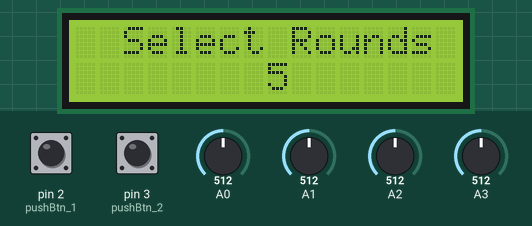
This sketch was run on a simulated Arduino Uno, built with avr-gcc and run on an emulated ATmega328P. Parts: 16×2 character LCD. The test bench sets the inputs (shaded band); at power-on: pin 2 (pushBtn_1) HIGH, pin 3 (pushBtn_2) HIGH, A0 = 512, A1 = 512, A2 = 512, A3 = 512. Random numbers use the default seed unless the sketch sets one.

Above: at 2.2 s.
2.3 s: pin 2 (pushBtn_1) pulled LOW for 0.15 s
At 3.1 s:
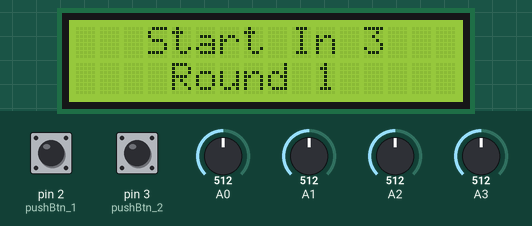
5.4 s: pin 3 (pushBtn_2) pulled LOW for 0.15 s
At 6.6 s:
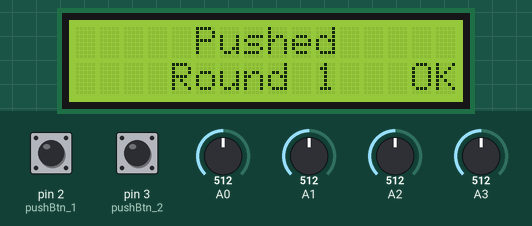
7.0 s: pin 2 (pushBtn_1) pulled LOW for 1 s
At 7.8 s:
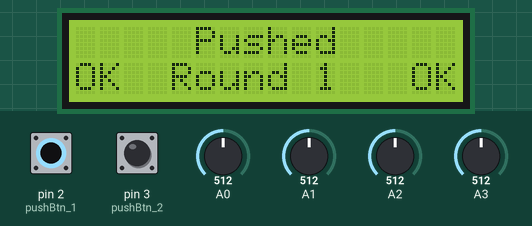
11.0 s: pin 2 (pushBtn_1) pulled LOW for 3.2 s
At 14.2 s:
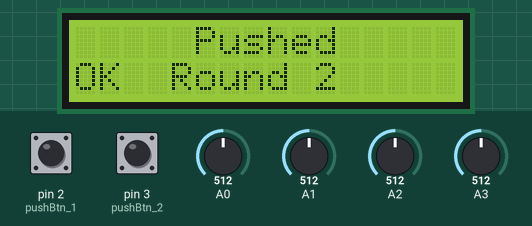
15.7 s: pin 3 (pushBtn_2) pulled LOW for 1 s
At 17.5 s:
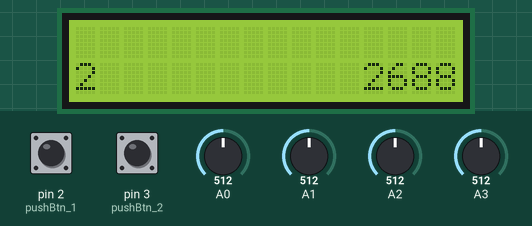
Timing chart, 0 to 19.0 s (numbered marks = the images above; inputs shaded):
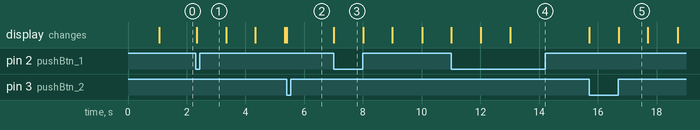

The sketch:

joystick_direction_game_2_player.ino
```cpp
#include <LiquidCrystal.h>

// Setup LCD
const int rs = 7, en = 8, d4 = 9, d5 = 10, d6 = 11, d7 = 12;
LiquidCrystal lcd(rs, en, d4, d5, d6, d7);

// Setup Joystick
const int xIn_1 = 0;
const int yIn_1 = 1;
const int pushBtn_1 = 2;

const int xIn_2 = 2;
const int yIn_2 = 3;
const int pushBtn_2 = 3;

const int lowLimit = 100;
const int highLimit = 924;

const int up = 0;
const int down = 1;
const int right = 2;
const int left = 3;
const int pushed = 4;
const int centre = 5;

const String directions[] = {"       Up       ",
                             "      Down      ",
                             "     Right      ",
                             "      Left      ",
                             "     Pushed     ",
                             "     Centre     "};

int noOfRounds = 5;
//**********************************************************
void setup() {
  pinMode(pushBtn_1, INPUT);
  pinMode(pushBtn_2, INPUT);
  digitalWrite(pushBtn_1, HIGH);
  digitalWrite(pushBtn_2, HIGH);
  lcd.begin(16, 2);
  lcd.print("    Welcome     ");
  delay(1000);
  randomSeed(analogRead(0));
}

//**********************************************************
int getPos(int xIn, int yIn, int pushBtn)
{
  const int xVal = analogRead(xIn);
  const int yVal = analogRead(yIn);
  const int pushVal = digitalRead(pushBtn);

  if(xVal > highLimit) return up;
  else if(xVal < lowLimit) return down;
  else if(yVal > highLimit) return right;
  else if(yVal < lowLimit) return left;
  else if(pushVal == 0) return pushed;
  return centre;
}

//**********************************************************
void selectRounds(int &rounds)
{
  while(1)
  {
    lcd.clear();
    lcd.print("  Select Rounds ");
    lcd.setCursor(8, 1);
    lcd.print(rounds);
    int pos = getPos(xIn_1, yIn_1, pushBtn_1);
    if (pos == centre || pos == up || pos == down)
    {
      pos = getPos(xIn_2, yIn_2, pushBtn_2);
    }
    if(pos == pushed) break;
    else if(pos == right) rounds += 2;
    else if(pos == left)
    {
      if (rounds > 1) rounds -= 2;
    }
    delay(100);
  }
}

//**********************************************************
void roundStart(int currentRound)
{
  lcd.clear();
  lcd.setCursor(0, 1);
  lcd.print("    Round ");
  lcd.print(currentRound);
  lcd.setCursor(0, 0);
  lcd.print("   Start In ");
  for (int i=3; i>0; --i)
  {
    lcd.setCursor(12, 0);
    lcd.print(i);
    delay(1000);
  }
}

//**********************************************************
void endGame(const int p1Wins, const int p2Wins)
{
  lcd.clear();
  if (p1Wins > p2Wins)
  {
    lcd.print("     P1 Win     ");
  }
  else
  {
    lcd.print("     P2 Win     ");
  }
  lcd.setCursor(2, 1);
  lcd.print(p1Wins);
  lcd.setCursor(13, 1);
  lcd.print(p2Wins);

  while(digitalRead(pushBtn_1) == 1 && digitalRead(pushBtn_2) == 1)
  {
    delay(100);
  }
  delay(500);
}

//**********************************************************
void loop() {
  int currentRound = 1;
  int p1Wins = 0;
  int p2Wins = 0;

  selectRounds(noOfRounds);

  while(currentRound <= noOfRounds)
  {
    roundStart(currentRound);

    const long randNumber = random(0,centre); // So Centre is not an option
    int p1Move = centre;
    int p2Move = centre;
    unsigned long p1Time = 0;
    unsigned long p2Time = 0;
    const unsigned long startTime = millis();

    lcd.setCursor(0, 0);
    lcd.print(directions[randNumber]);

    // Wait for moves
    while(p1Move == centre || p2Move == centre)
    {
      if(p1Move != randNumber)
      {
        int currentPos = getPos(xIn_1, yIn_1, pushBtn_1);
        if(currentPos == randNumber)
        {
          p1Move = currentPos;
          p1Time = millis();
          lcd.setCursor(0, 1);
          lcd.print("OK");
        }
      }

      if(p2Move != randNumber)
      {
        int currentPos = getPos(xIn_2, yIn_2, pushBtn_2);
        if(currentPos == randNumber)
        {
          p2Move = currentPos;
          p2Time = millis();
          lcd.setCursor(14, 1);
          lcd.print("OK");
        }
      }
    }

    // Display Round Times
    delay(1000);
    lcd.clear();
    lcd.setCursor(0, 1);
    lcd.print(p1Time-startTime);
    lcd.setCursor(12, 1);
    lcd.print(p2Time-startTime);
    delay(1000);

    // Display Round Winner
    if(p1Time < p2Time)
    {
      p1Wins++;
      lcd.setCursor(0, 1);
      lcd.print("WIN ");
      lcd.setCursor(12, 1);
      lcd.print("lOSE");
    }
    else
    {
      p2Wins++;
      lcd.setCursor(0, 1);
      lcd.print("LOSE");
      lcd.setCursor(12, 1);
      lcd.print("WIN ");
    }
    currentRound++;
    delay(1000);
  }

  endGame(p1Wins, p2Wins);
}
```

Measured:
- after the input at 2.3 s, the display: changes at once (image 1)
- after the input at 5.4 s, the display: changes at once (image 2)
- after the input at 7.0 s, the display: changes at once (image 3)
- after the input at 15.7 s, the display: first changes at once (image 5 shows a later state)
- what the display in image 5 shows lasts 1.0 s, from 16.7 s to 17.7 s
